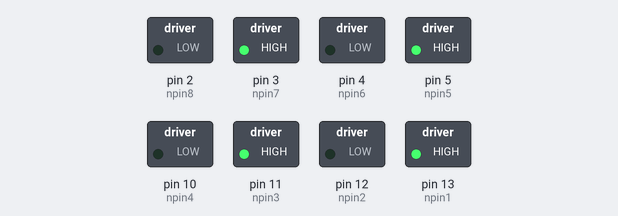
Simulated run of this sketch. Board: Arduino Uno, built with avr-gcc and run on an emulated ATmega328P. On the bench: switched loads named in the sketch (green lamp = pin HIGH).

Above: at 1.7 s.
At 6.0 s:
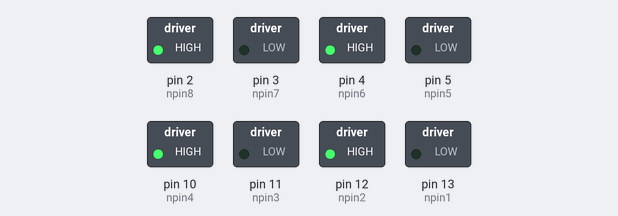
Timing chart, 0 to 11.1 s (numbered marks = the images above):
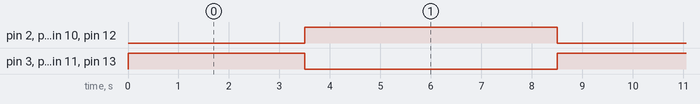

The sketch:

DC_motor.ino
```cpp
int frwd (int a, int b, int c, int d, int e, int f, int g, int h){
digitalWrite(a,HIGH);
digitalWrite(b,LOW);
digitalWrite(c,HIGH);
digitalWrite(d,LOW);
digitalWrite(e,HIGH);
digitalWrite(f,LOW);
digitalWrite(g,HIGH);
digitalWrite(h,LOW);
}
int reverse (int a, int b, int c, int d, int e, int f, int g, int h){
digitalWrite(a,LOW);
digitalWrite(b,HIGH);
digitalWrite(c,LOW);
digitalWrite(d,HIGH);
digitalWrite(e,LOW);
digitalWrite(f,HIGH);
digitalWrite(g,LOW);
digitalWrite(h,HIGH);
}
int npin1=13;
int npin2=12;
int npin3=11;
int npin4=10;
int npin5=5;
int npin6=4;
int npin7=3;
int npin8=2;
void setup() {
  pinMode(npin1,OUTPUT);
  pinMode(npin2,OUTPUT);
  pinMode(npin3,OUTPUT);
  pinMode(npin4,OUTPUT);
  pinMode(npin5,OUTPUT);
  pinMode(npin6,OUTPUT);
  pinMode(npin7,OUTPUT);
  pinMode(npin8,OUTPUT);
}

void loop() {
frwd  (npin1,npin2,npin3,npin4,npin5,npin6,npin7,npin8);

delay(3500);
reverse  (npin1,npin2,npin3,npin4,npin5,npin6,npin7,npin8);

delay(5000);
}
```

Measured:
- by itself, pin 2 (npin8), pin 4 (npin6), pin 10 (npin4), pin 12 (npin2): alternates HIGH for 5.0 s and LOW for 3.5 s
- by itself, pin 3 (npin7), pin 5 (npin5), pin 11 (npin3), pin 13 (npin1): alternates HIGH for 3.5 s and LOW for 5.0 s
